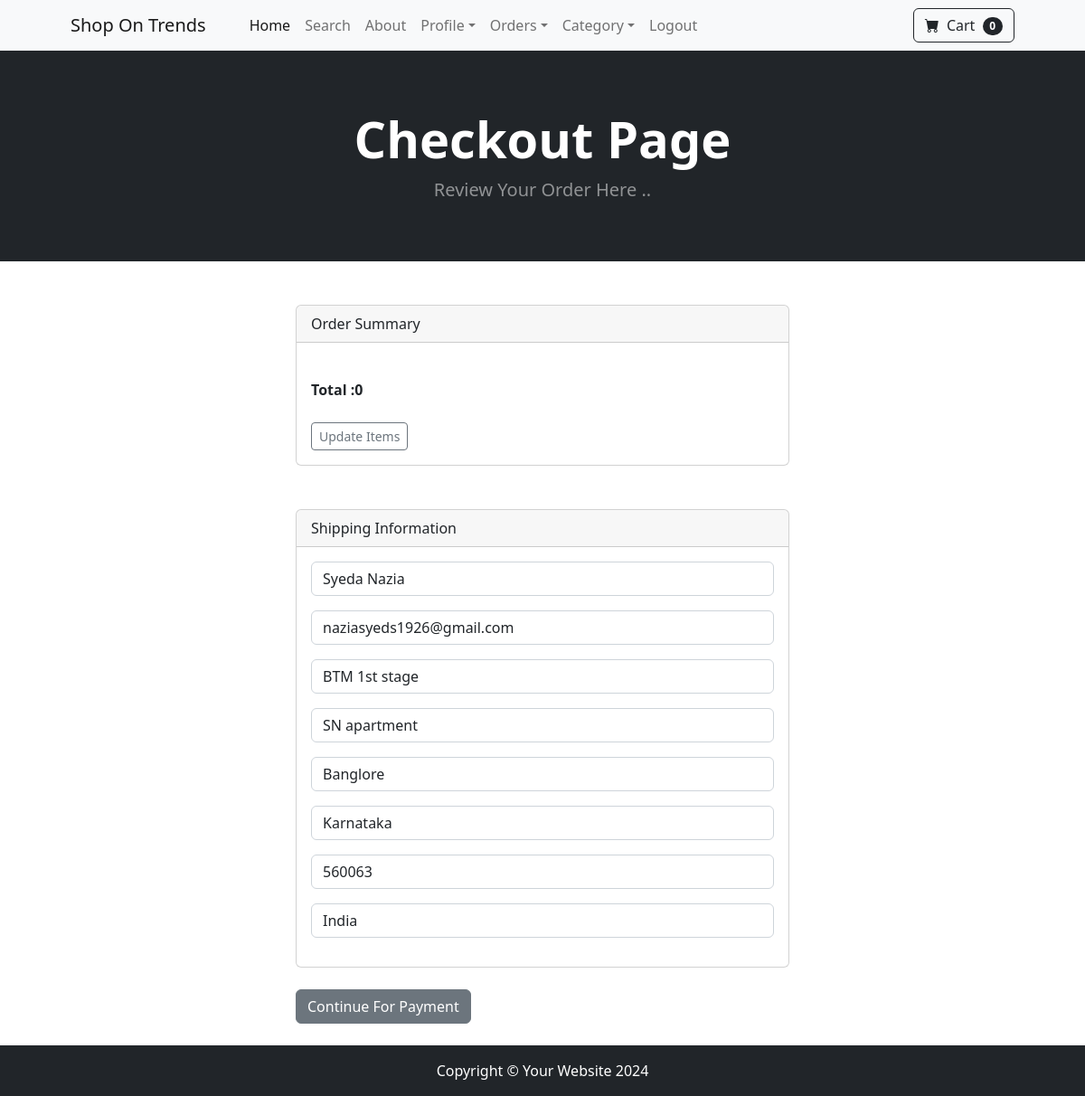
/payment/checkout/ (signed in), run on the app's committed database.
### payment/models.py (models this page shows, shortened)
class ShippingAddress(models.Model):
    user = models.ForeignKey(User,on_delete=models.CASCADE,null=True,blank=True)
    shipping_full_name = models.CharField(max_length=50)
    shipping_email = models.CharField(max_length=255)
    shipping_address1 = models.CharField(max_length=255)
    shipping_address2 = models.CharField(max_length=255)
    shipping_city = models.CharField(max_length=255)
    shipping_state = models.CharField(max_length=255,null=True,blank=True)
    shipping_zipcode = models.CharField(max_length=255,null=True,blank=True)
    shipping_country = models.CharField(max_length=255,null=True,blank=True)
    class Meta:
        verbose_name_plural ="Shipping Address"

### payment/views.py (the view)
# urls.py: path('checkout/',views.checkout, name ="checkout"),
def checkout(request):
    cart = Cart(request)
    cart_products = cart.get_prods()
    quantities = cart.get_quants()
    totals = cart.cart_total()
    if request.user.is_authenticated:
        shipping_user = ShippingAddress.objects.get(id = request.user.id)
        shipping_form = ShippingForm(request.POST or None , instance = shipping_user)
        return render(request,'payment/checkout.html',{"cart_products":cart_products,"quantities":quantities,"totals":totals,"shipping_form":shipping_form})
    else:
        shipping_user = ShippingAddress.objects.get(id = request.user.id)
        shipping_form = ShippingForm(request.POST or None , instance = shipping_user)
        return render(request,'payment/checkout.html',{"cart_products":cart_products,"quantities":quantities,"totals":totals,"shipping_form":shipping_form})

### shoppingcart/cart.py (called while the page is built, shortened)
    def __len__(self):
        return len(self.cart)

    def get_prods(self):
        product_ids = self.cart.keys()
        products =Product.objects.filter(id__in =product_ids)
        return products

    def get_quants(self):
        quantities = self.cart
        return quantities

    def cart_total(self):
        product_ids = self.cart.keys()
        products = Product.objects.filter(id__in = product_ids)
        quantities = self.cart
        total = 0
        return total

### shoppingcart/context_processors.py (called while the page is built)
def cart(request):
    return {'cart':Cart(request)}

### payment/templates/payment/checkout.html (shortened to what this page needs)
{% extends 'base.html'%}
{% load static %}
{% block content%}
        <header class="bg-dark py-5">
            <div class="container px-4 px-lg-5 my-5">
                <div class="text-center text-white">
                    <h1 class="display-4 fw-bolder">Checkout Page</h1>
                    <p class="lead fw-normal text-white-50 mb-0">Review Your Order Here ..</p>
                </div>
            </div>
        </header>
        <div class="container">
        <div class="row">
        <div class="col-md-6 offset-md-3">
            <div class="card">
                <div class="card-header">
                  Order Summary
                </div>
                <div class="card-body">
           <strong> Total :{{totals}}</strong>
            <a href ="{%url 'cart_summary'%}" class="btn btn-sm btn-outline-secondary">Update Items</a>
                </div>
              </div>
    <div class="card">
        <div class="card-header">
          Shipping Information
        </div>
        <div class="card-body">
            <form method="POST" action="{%url 'billing_info'%}">
                {{shipping_form.as_p}}
        </div>
    </div>
    <button type="submit" class ="btn btn-secondary">Continue For Payment</button>
        </div>
    </div>
        </div>
{% endblock %}

### data on the page
ShippingAddress: shipping_full_name "Syeda Nazia", shipping_email "naziasyeds1926@gmail.com", shipping_address1 "BTM 1st stage", shipping_address2 "SN apartment", shipping_city "Banglore", shipping_state "Karnataka", shipping_zipcode "560063", shipping_country "India"

### other printed values
{{ cart|length }} "0"
{{ totals }} "0"
